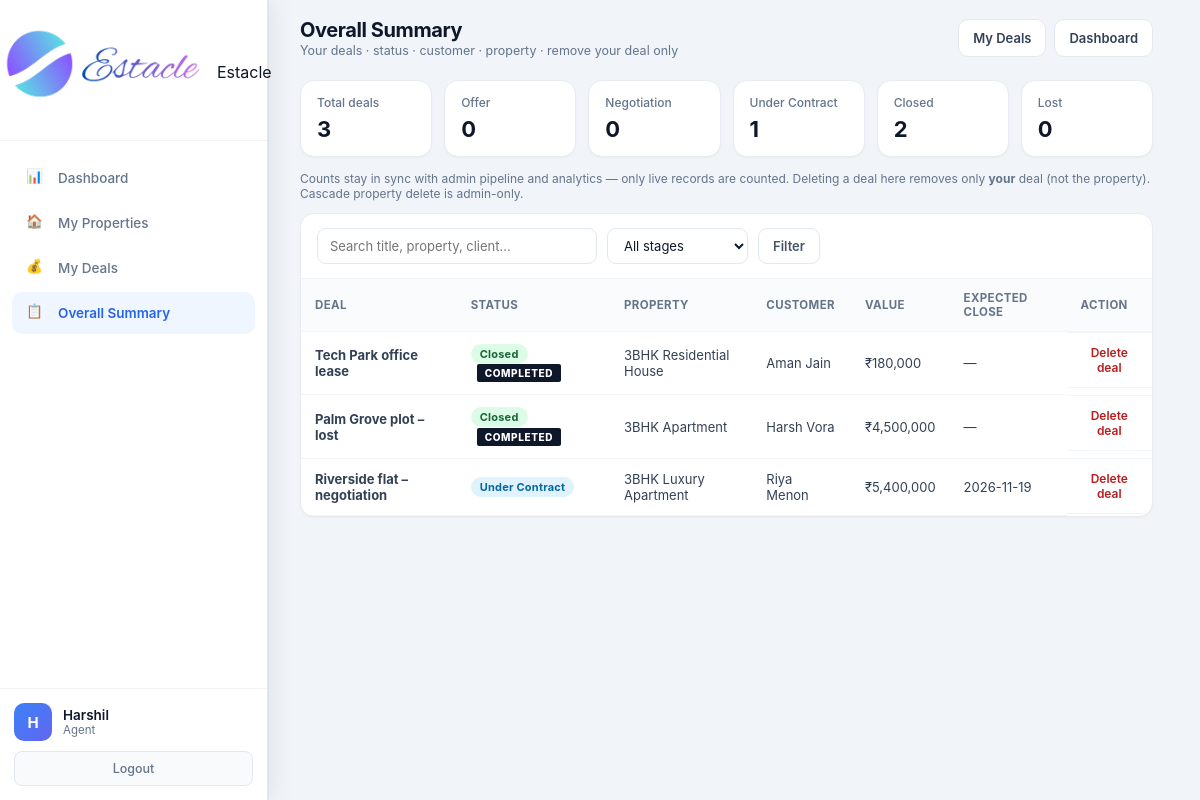
Page /agent/deals/summary (signed in) on the committed database.
### tables this page shows
CREATE TABLE users (
            id INTEGER PRIMARY KEY AUTOINCREMENT,
            email TEXT UNIQUE NOT NULL,
            password TEXT NOT NULL,
            full_name TEXT NOT NULL,
            role TEXT NOT NULL CHECK(role IN ('admin', 'agent', 'customer')),
            phone TEXT,
            created_at TIMESTAMP DEFAULT CURRENT_TIMESTAMP,
            is_active INTEGER DEFAULT 1
        , avatar TEXT, last_seen TIMESTAMP, job_title TEXT, department TEXT, employee_id TEXT, license_no TEXT, commission_rate REAL, alt_phone TEXT, address TEXT, city TEXT, state TEXT, country TEXT, postal_code TEXT, notes TEXT, hire_date TEXT, timezone TEXT);

CREATE TABLE deals (
            id INTEGER PRIMARY KEY AUTOINCREMENT,
            title TEXT NOT NULL,
            property_id INTEGER,
            client_id INTEGER,
            agent_id INTEGER,
            stage TEXT DEFAULT 'offer',
            value REAL DEFAULT 0,
            commission_rate REAL DEFAULT 2.5,
            expected_close TEXT,
            notes TEXT,
            created_at TIMESTAMP DEFAULT CURRENT_TIMESTAMP,
            updated_at TIMESTAMP DEFAULT CURRENT_TIMESTAMP,
            FOREIGN KEY (property_id) REFERENCES properties (id),
            FOREIGN KEY (client_id) REFERENCES clients (id),
            FOREIGN KEY (agent_id) REFERENCES users (id)
        );

CREATE TABLE properties (
            id INTEGER PRIMARY KEY AUTOINCREMENT,
            title TEXT NOT NULL,
            description TEXT,
            price REAL NOT NULL,
            property_type TEXT NOT NULL,
            status TEXT DEFAULT 'available',
            address TEXT,
            city TEXT,
            state TEXT,
            zip_code TEXT,
            bedrooms INTEGER,
            bathrooms REAL,
            area_sqft REAL,
            agent_id INTEGER,
            created_at TIMESTAMP DEFAULT CURRENT_TIMESTAMP, category TEXT DEFAULT "sale", listing_type TEXT DEFAULT "sale", floor TEXT, carpet_area REAL, furnishing TEXT, parking TEXT, amenities TEXT, seller_name TEXT, seller_phone TEXT, monthly_rent REAL, security_deposit REAL, maintenance REAL, per_sqft REAL, latitude TEXT, longitude TEXT, photos TEXT, year_built TEXT, facing TEXT, videos TEXT,
            FOREIGN KEY (agent_id) REFERENCES users (id)
        );

CREATE TABLE clients (
            id INTEGER PRIMARY KEY AUTOINCREMENT,
            full_name TEXT NOT NULL,
            email TEXT,
            phone TEXT,
            status TEXT DEFAULT 'lead',
            notes TEXT,
            agent_id INTEGER,
            created_at TIMESTAMP DEFAULT CURRENT_TIMESTAMP, source TEXT, budget REAL, interest TEXT, preferred_city TEXT, address TEXT, updated_at TIMESTAMP, user_id INTEGER, photo TEXT, about_the_client TEXT,
            FOREIGN KEY (agent_id) REFERENCES users (id)
        );

CREATE TABLE settings (
            key TEXT PRIMARY KEY,
            value TEXT
        );

### routes/agent.py (the view)
@agent.route('/agent/deals/summary')
@login_required
@role_required('agent')
def agent_deals_summary():
    db = get_db()
    migrate_db()
    agent_id = session['user_id']
    q = request.args.get('q', '').strip()
    stage_filter = request.args.get('stage', '').strip()
    if stage_filter:
        stage_filter = _agent_normalize_stage(stage_filter)
        if stage_filter not in AGENT_STAGES:
            stage_filter = ''
    rows = _agent_deals_query(db, agent_id, q=q, stage_filter=stage_filter)
    stats = {st: sum(1 for r in rows if r['stage'] == st) for st in AGENT_STAGES}
    stats['total'] = len(rows)
    stats['closed_or_completed'] = stats.get('closed', 0)
    currency = get_setting('currency', 'INR')
    return render_template(
        'agent_deals_summary.html',
        deals=rows,
        stats=stats,
        stages=AGENT_STAGES,
        stage_labels=AGENT_STAGE_LABELS,
        q=q,
        stage_filter=stage_filter,
        currency=currency,
        format_money=format_money,
        active='deals_summary',
    )

### core/db.py (called while the page is built)
def get_db():
    if 'db' not in g:
        g.db = sqlite3.connect(current_app.config['DATABASE'])
        g.db.row_factory = sqlite3.Row
    return g.db

### core/helpers.py (called while the page is built)
def login_required(f):
    @wraps(f)
    def decorated_function(*args, **kwargs):
        if 'user_id' not in session:
            flash('Please log in to access this page.', 'warning')
            return redirect(url_for('auth.login'))
        return f(*args, **kwargs)
    return decorated_function

def role_required(*roles):
    def decorator(f):
        @wraps(f)
        def decorated_function(*args, **kwargs):
            if 'user_id' not in session:
                flash('Please log in to access this page.', 'warning')
                return redirect(url_for('auth.login'))
            if session.get('role') not in roles:
                flash('You do not have permission to access this page.', 'danger')
                return redirect(url_for('auth.role_redirect'))
            return f(*args, **kwargs)
        return decorated_function
    return decorator

def get_setting(key, default=''):
    db = get_db()
    row = db.execute('SELECT value FROM settings WHERE key = ?', (key,)).fetchone()
    return row['value'] if row else default

def format_money(amount, currency=None):
    if amount is None:
        return '—'
    currency = currency or get_setting('currency', 'INR')
    symbols = {'USD': '$', 'INR': '₹', 'AED': 'AED '}
    sym = symbols.get(currency, currency + ' ')
    try:
        return f"{sym}{float(amount):,.0f}"
    except (TypeError, ValueError):
        return str(amount)

### routes/agent.py (called while the page is built)
def _agent_normalize_stage(st):
    st = (st or 'offer').strip().lower().replace(' ', '_')
    aliases = {
        'under contract': 'under_contract',
        'under-contract': 'under_contract',
        'won': 'closed',
        'sold': 'closed',
    }
    st = aliases.get(st, st)
    if st not in AGENT_STAGES:
        st = 'offer'
    return st

### templates/agent_deals_summary.html (shortened to what this page needs)
<!DOCTYPE html>
<html lang="en">
<head>
<link rel="stylesheet" href="{{ url_for('static', filename='css/admin.css') }}">
</head>
<body>
<div class="app-layout">
  <aside class="sidebar" data-shell="agent">
    <div class="sidebar-header">
      <div class="logo">
        <img src="{{ url_for('static', filename='images/logo.png') }}" alt="Estacle" class="sidebar-logo">
        <span>Estacle</span>
      </div>
    </div>
    <nav class="sidebar-nav">
      <a href="{{ url_for('agent.agent_dashboard') }}" class="nav-item"><span class="nav-icon">📊</span> Dashboard</a>
      <a href="{{ url_for('agent.agent_properties') }}" class="nav-item"><span class="nav-icon">🏠</span> My Properties</a>
      <a href="{{ url_for('agent.agent_deals') }}" class="nav-item"><span class="nav-icon">💰</span> My Deals</a>
      <a href="{{ url_for('agent.agent_deals_summary') }}" class="nav-item active"><span class="nav-icon">📋</span> Overall Summary</a>
    </nav>
    <div class="sidebar-footer">
      <div class="user-info">
        <div class="user-avatar">{{ session.full_name[0] }}</div>
        <div class="user-details">
          <div class="user-name">{{ session.full_name }}</div>
          <div class="user-role">Agent</div>
        </div>
      </div>
      <a href="{{ url_for('auth.logout') }}" class="logout-btn">Logout</a>
    </div>
  </aside>
  <main class="main-content">
    <header class="top-bar dash-top">
      <div>
        <h1 class="page-title">Overall Summary</h1>
        <p class="page-subtitle">Your deals · status · customer · property · remove your deal only</p>
      </div>
      <div class="top-actions">
        <a href="{{ url_for('agent.agent_deals') }}" class="btn-export">My Deals</a>
        <a href="{{ url_for('agent.agent_dashboard') }}" class="btn-export">Dashboard</a>
      </div>
    </header>
    <div class="page-wrap">
      <div class="stat-row">
        <div class="stat-card kpi-soft">
          <div class="kpi-label">Total deals</div>
          <div class="kpi-value">{{ stats.total }}</div>
        </div>
        {% for st in stages %}
        <div class="stat-card kpi-soft">
          <div class="kpi-label">{{ stage_labels[st] }}</div>
          <div class="kpi-value">{{ stats[st] }}</div>
        </div>
        {% endfor %}
      </div>
      <p class="note-muted">
        Counts stay in sync with admin pipeline and analytics — only live records are counted.
        Deleting a deal here removes only <strong>your</strong> deal (not the property). Cascade property delete is admin-only.
      </p>
      <div class="panel-card">
        <div class="panel-toolbar">
          <form method="GET" action="{{ url_for('agent.agent_deals_summary') }}" style="display:flex;flex-wrap:wrap;gap:10px;align-items:center;width:100%">
            <input type="search" name="q" value="{{ q }}" placeholder="Search title, property, client…">
            <select name="stage">
              <option value="">All stages</option>
            </select>
            <button type="submit" class="btn-filter">Filter</button>
          </form>
        </div>
        <div class="table-wrap">
          <table class="summary-table">
            <thead>
              <tr>
                <th>Deal</th>
                <th>Status</th>
                <th>Property</th>
                <th>Customer</th>
                <th>Value</th>
                <th>Expected close</th>
                <th>Action</th>
              </tr>
            </thead>
            <tbody>
              {% for d in deals %}
              <tr>
                <td><strong>{{ d.title }}</strong></td>
                <td>
                  <span class="stage-pill {{ d.stage }}">{{ stage_labels.get(d.stage, d.stage) }}</span>
                  {% if d.stage == 'closed' %}<span class="stamp-closed">Completed</span>{% endif %}
                </td>
                <td>{{ d.property_title or '—' }}</td>
                <td>{{ d.client_name or '—' }}</td>
                <td>{{ format_money(d.value or 0, currency) }}</td>
                <td>{{ d.expected_close or '—' }}</td>
                <td class="actions-cell">
                  <form method="POST"
                        action="{{ url_for('agent.agent_delete_deal', deal_id=d.id) }}"
                        style="margin:0"
                        onsubmit="return confirm('Remove this deal from your pipeline?\n\nDeal: {{ d.title|e }}\n\nProperty will remain in the CRM. Dashboard counts will update.');">
                    <button type="submit" class="btn-sm danger">Delete deal</button>
                  </form>
                </td>
              </tr>
              {% else %}
              <tr><td colspan="7" class="empty">No deals match your filters.</td></tr>
              {% endfor %}
            </tbody>
          </table>
        </div>
      </div>
    </div>
  </main>
</div>
</body>
</html>

### static/css/admin.css (style rules this page uses)
* { margin: 0; padding: 0; box-sizing: border-box; }
body { font-family: -apple-system, BlinkMacSystemFont, 'Segoe UI', Roboto, 'Helvetica Neue', Arial, sans-serif; background: #f1f5f9; color: #0f172a; min-height: 100vh; }
.app-layout { display: flex; min-height: 100vh; }
.sidebar { width: 268px; background: #ffffff; color: #0f172a; display: flex; flex-direction: column; position: fixed; height: 100vh; z-index: 100; box-shadow: 4px 0 24px rgba(15, 23, 42, 0.08), 1px 0 0 rgba(15, 23, 42, 0.04); border-right: 1px solid #e2e8f0; }
.sidebar-header { padding: 28px 16px 24px; border-bottom: 1px solid #f1f5f9; display: flex; justify-content: center; }
.logo { display: flex; align-items: center; justify-content: center; width: 100%; }
.sidebar-logo { height: 88px; width: auto; max-width: 230px; object-fit: contain; }
.sidebar-nav { flex: 1; padding: 16px 12px; display: flex; flex-direction: column; gap: 3px; overflow-y: auto; }
.nav-item { display: flex; align-items: center; gap: 12px; padding: 11px 14px; border-radius: 10px; color: #64748b; text-decoration: none; font-size: 13.5px; font-weight: 500; transition: all 0.15s ease; }
.nav-item.active { background: #eff6ff; color: #2563eb; font-weight: 600; }
.nav-icon { width: 20px; height: 20px; flex-shrink: 0; stroke: currentColor; fill: none; stroke-width: 1.8; stroke-linecap: round; stroke-linejoin: round; }
.sidebar-footer { padding: 14px; border-top: 1px solid #f1f5f9; }
.user-info { display: flex; align-items: center; gap: 11px; margin-bottom: 10px; }
.user-avatar { width: 38px; height: 38px; border-radius: 10px; background: linear-gradient(135deg, #3b82f6, #6366f1); color: white; display: flex; align-items: center; justify-content: center; font-weight: 700; font-size: 15px; }
.user-name { font-size: 13.5px; font-weight: 600; color: #0f172a; }
.user-role { font-size: 11.5px; color: #64748b; text-transform: capitalize; }
.logout-btn { display: block; width: 100%; padding: 9px; text-align: center; background: #f8fafc; color: #64748b; border-radius: 8px; text-decoration: none; font-size: 12.5px; font-weight: 500; transition: all 0.15s ease; border: 1px solid #e2e8f0; }
.main-content { flex: 1; margin-left: 268px; min-height: 100vh; }
.top-bar { background: white; padding: 18px 32px; border-bottom: 1px solid #e2e8f0; display: flex; justify-content: space-between; align-items: center; }
.page-title { font-family: 'Inter', sans-serif; font-size: 22px; font-weight: 700; letter-spacing: -0.4px; color: #0f172a; }
.page-subtitle { font-size: 13px; color: #64748b; margin-top: 2px; font-weight: 400; }
.stat-card { background: white; border-radius: 14px; padding: 20px; display: flex; align-items: center; gap: 14px; border: 1px solid #e2e8f0; box-shadow: 0 1px 2px rgba(0,0,0,0.03); transition: box-shadow 0.2s ease; }
.table-wrap { overflow-x: auto; }
table { width: 100%; border-collapse: collapse; font-size: 13.5px; }
th { text-align: left; padding: 11px 16px; background: #f8fafc; color: #64748b; font-weight: 600; font-size: 11.5px; text-transform: uppercase; letter-spacing: 0.4px; }
td { padding: 12px 16px; border-top: 1px solid #f1f5f9; color: #334155; }
.btn-sm { padding: 5px 11px; border-radius: 6px; font-size: 12px; font-weight: 600; border: none; cursor: pointer; font-family: inherit; }
.actions-cell { display: flex; gap: 6px; align-items: center; flex-wrap: wrap; }
html { scrollbar-gutter: stable; }
.app-layout > :not(.sidebar):not(script):not(style) { animation: none !important; }
.sidebar { transition: width 0.18s ease; }
.main-content { transition: none; }
.sidebar-header { position: relative; align-items: center; }

### rows in the picture
users: full_name "Harshil"
deals: title "Tech Park office lease", get "Closed", shows "COMPLETED", title "3BHK Residential House", full_name "Aman Jain", value.value "₹180,000", expected_close "—"
deals: title "Palm Grove plot – lost", get "Closed", shows "COMPLETED", title "3BHK Apartment", full_name "Harsh Vora", value.value "₹4,500,000", expected_close "—"
deals: title "Riverside flat – negotiation", get "Under Contract", title "3BHK Luxury Apartment", full_name "Riya Menon", value.value "₹5,400,000", expected_close "2026-11-19"

### other values in the picture
{{ session.full_name[0] }} "H"
{{ stats.total }} "3"
{{ stage_labels[st] }} "Offer" "Negotiation" "Under Contract" "Closed" "Lost"
{{ stats[st] }} "0" "0" "1" "2" "0"
